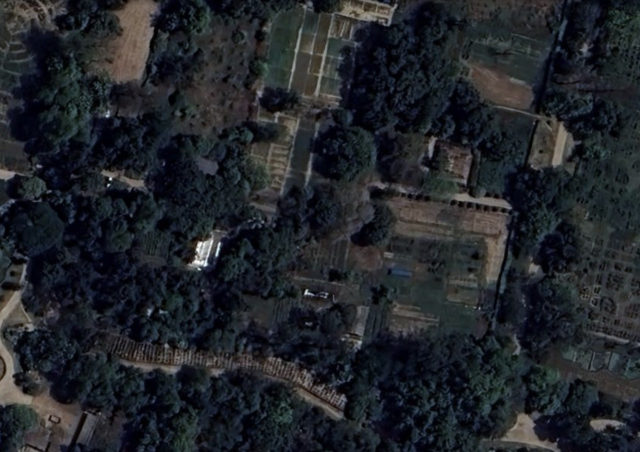
#> input picture API/WhatsApp Image 2024-07-24 at 22.12.38_a2e7260d.jpg, 1280 x 904 px (shown at 1/2 size)
$ python -i app2.py   (imports and definitions only)
#> lines starting #> are read from the running program, lines starting #| are printed output that depends on the picture; after the words box and inside, x2 and y2 are one past the last pixel; in counts of white or black regions, pixels touching at a corner belong together
from flask import Flask, request, jsonify
import cv2
import numpy as np

# [1 line not run here, left out]

def calculate_green_percentage(image_path):
    # Load the image
    image = cv2.imread(image_path)
#> image is the input picture: shape (904, 1280, 3); mean B, G, R 41.8, 36.8, 33.5

    if image is None:
        print("Failed to load image.")
        return 0.0

    # Convert the image to the HSV color space
    hsv = cv2.cvtColor(image, cv2.COLOR_BGR2HSV)
#> hsv: shape (904, 1280, 3); mean H, S, V 96.7, 92.3, 43.3

    # Define masks for dark green and light green colors
    lower_dark_green = np.array([40, 40, 40])
    upper_dark_green = np.array([70, 255, 255])
    dark_green_mask = cv2.inRange(hsv, lower_dark_green, upper_dark_green)
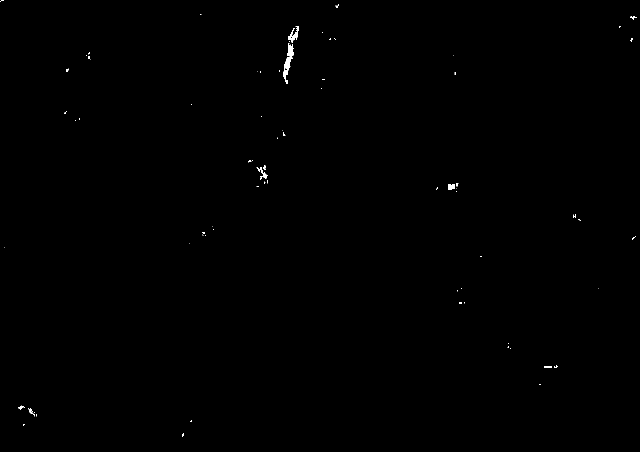
#> dark_green_mask: shape (904, 1280) (shown at 1/2 size); 0.18% white; 82 white regions (63 under 20 px), largest, box (x1, y1, x2, y2) and area: (566, 86, 588, 168) 691, (576, 52, 598, 86) 305, (896, 368, 910, 380) 144

    lower_light_green = np.array([35, 40, 40])
    upper_light_green = np.array([85, 255, 255])
    light_green_mask = cv2.inRange(hsv, lower_light_green, upper_light_green)
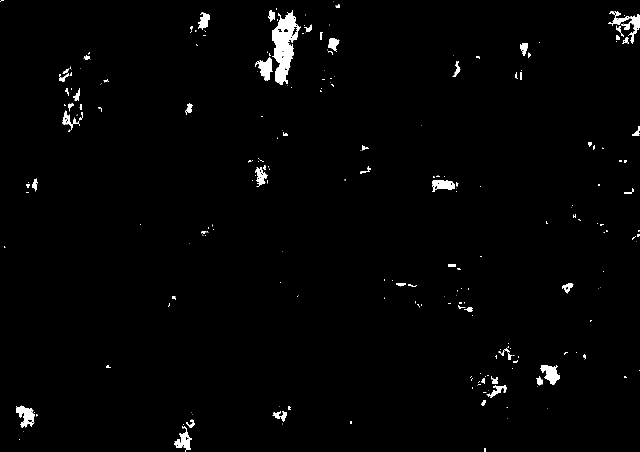
#> light_green_mask: shape (904, 1280) (shown at 1/2 size); 1.5% white; 261 white regions (179 under 20 px), largest, box (x1, y1, x2, y2) and area: (544, 20, 602, 170) 4414, (32, 811, 70, 856) 929, (1081, 730, 1120, 770) 899

    # Morphological operations to clean up the masks
    kernel = np.ones((5, 5), np.uint8)
    dark_green_mask = cv2.morphologyEx(dark_green_mask, cv2.MORPH_CLOSE, kernel)
#> dark_green_mask: shape (904, 1280); 0.22% white; 56 white regions (38 under 20 px), largest, box (x1, y1, x2, y2) and area: (566, 52, 598, 168) 1179, (513, 331, 536, 360) 288, (896, 366, 918, 384) 217
    light_green_mask = cv2.morphologyEx(light_green_mask, cv2.MORPH_CLOSE, kernel)
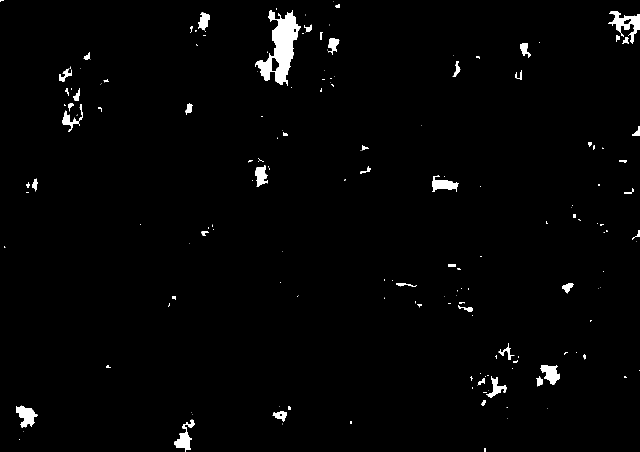
#> light_green_mask: shape (904, 1280) (shown at 1/2 size); 1.7% white; 172 white regions (106 under 20 px), largest, box (x1, y1, x2, y2) and area: (510, 20, 602, 172) 5956, (1217, 22, 1280, 87) 1543, (32, 811, 76, 856) 1087

    # Calculate the number of dark green and light green pixels
    dark_green_pixels = cv2.countNonZero(dark_green_mask)
#> dark_green_pixels = 2559
    light_green_pixels = cv2.countNonZero(light_green_mask)
#> light_green_pixels = 20083

    # Calculate the total number of pixels
    total_pixels = image.shape[0] * image.shape[0]
#> total_pixels = 817216

    # Calculate the percentage of dark green and light green pixels
    dark_green_percentage = (dark_green_pixels / total_pixels) * 100
#> dark_green_percentage = 0.313
    light_green_percentage = (light_green_pixels / total_pixels) * 100
#> light_green_percentage = 2.46

    # Calculate the total greenery percentage
    total_green_percentage = dark_green_percentage + light_green_percentage
#> total_green_percentage = 2.77

    return {
        'dark_green_percentage': dark_green_percentage,
        'light_green_percentage': light_green_percentage,
        'total_green_percentage': total_green_percentage
    }

# [12 lines that did not run here, left out]

# [2 lines not run here, left out]

>>> result = calculate_green_percentage('WhatsApp Image 2024-07-24 at 22.12.38_a2e7260d.jpg')
#> result = {'dark_green_percentage': 0.313, 'light_green_percentage': 2.46, 'total_green_percentage': 2.77}
